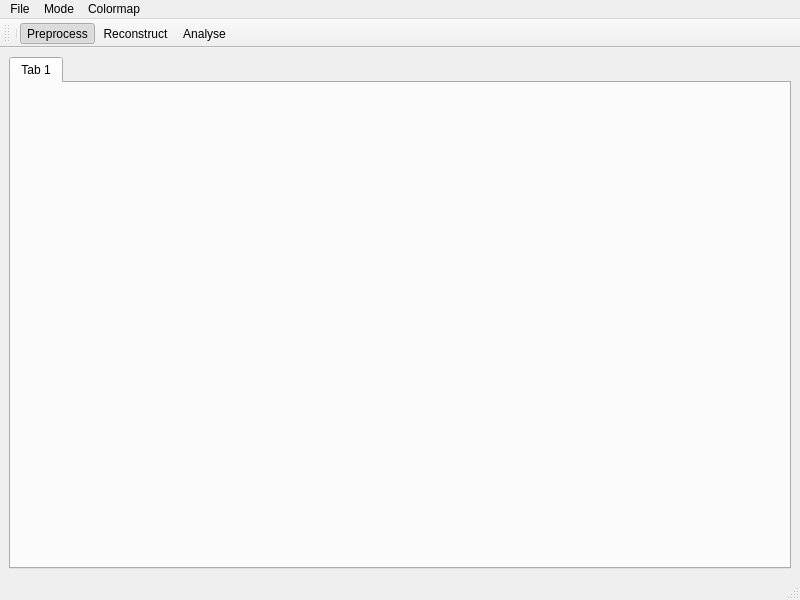
<ui version="4.0" >
 <class>Hawk</class>
 <widget class="QMainWindow" name="Hawk" >
  <property name="geometry" >
   <rect>
    <x>0</x>
    <y>0</y>
    <width>800</width>
    <height>600</height>
   </rect>
  </property>
  <property name="windowTitle" >
   <string>Hawk</string>
  </property>
  <widget class="QWidget" name="centralwidget" >
   <layout class="QVBoxLayout" >
    <item>
     <widget class="QTabWidget" name="workspaceTab" >
      <property name="currentIndex" >
       <number>0</number>
      </property>
      <widget class="QWidget" name="tab" >
       <attribute name="title" >
        <string>Tab 1</string>
       </attribute>
       <layout class="QVBoxLayout" />
      </widget>
     </widget>
    </item>
   </layout>
  </widget>
  <widget class="QMenuBar" name="menubar" >
   <property name="geometry" >
    <rect>
     <x>0</x>
     <y>0</y>
     <width>800</width>
     <height>25</height>
    </rect>
   </property>
   <widget class="QMenu" name="menuFile" >
    <property name="title" >
     <string>File</string>
    </property>
    <addaction name="actionOpen" />
    <addaction name="actionOpen_Project" />
    <addaction name="actionSave_Project" />
    <addaction name="separator" />
    <addaction name="actionExit" />
   </widget>
   <widget class="QMenu" name="menuMode" >
    <property name="title" >
     <string>Mode</string>
    </property>
    <addaction name="actionPreprocess" />
    <addaction name="actionReconstruct" />
    <addaction name="actionAnalyse" />
   </widget>
   <widget class="QMenu" name="menuColormap" >
    <property name="title" >
     <string>Colormap</string>
    </property>
    <addaction name="actionJet" />
    <addaction name="actionGrayscale" />
    <addaction name="actionTraditional" />
   </widget>
   <addaction name="menuFile" />
   <addaction name="menuMode" />
   <addaction name="menuColormap" />
  </widget>
  <widget class="QStatusBar" name="statusbar" />
  <widget class="QToolBar" name="toolBar" >
   <property name="windowTitle" >
    <string>toolBar</string>
   </property>
   <property name="movable" >
    <bool>true</bool>
   </property>
   <property name="allowedAreas" >
    <set>Qt::LeftToolBarArea|Qt::NoToolBarArea|Qt::TopToolBarArea</set>
   </property>
   <attribute name="toolBarArea" >
    <enum>TopToolBarArea</enum>
   </attribute>
   <attribute name="toolBarBreak" >
    <bool>false</bool>
   </attribute>
   <addaction name="separator" />
   <addaction name="actionPreprocess" />
   <addaction name="actionReconstruct" />
   <addaction name="actionAnalyse" />
  </widget>
  <action name="actionOpen" >
   <property name="text" >
    <string>Open Image</string>
   </property>
   <property name="shortcut" >
    <string>Ctrl+O</string>
   </property>
  </action>
  <action name="actionOpen_Project" >
   <property name="text" >
    <string>Open Project</string>
   </property>
  </action>
  <action name="actionSave_Project" >
   <property name="text" >
    <string>Save Project</string>
   </property>
   <property name="shortcut" >
    <string>Ctrl+S</string>
   </property>
  </action>
  <action name="actionExit" >
   <property name="text" >
    <string>Exit</string>
   </property>
  </action>
  <action name="actionPreprocess" >
   <property name="checkable" >
    <bool>true</bool>
   </property>
   <property name="checked" >
    <bool>true</bool>
   </property>
   <property name="icon" >
    <iconset resource="Hawk.qrc" >:/images/32x32/configure.png</iconset>
   </property>
   <property name="text" >
    <string>Preprocess</string>
   </property>
  </action>
  <action name="actionReconstruct" >
   <property name="checkable" >
    <bool>true</bool>
   </property>
   <property name="icon" >
    <iconset resource="Hawk.qrc" >:/images/32x32/exec.png</iconset>
   </property>
   <property name="text" >
    <string>Reconstruct</string>
   </property>
  </action>
  <action name="actionAnalyse" >
   <property name="checkable" >
    <bool>true</bool>
   </property>
   <property name="icon" >
    <iconset resource="Hawk.qrc" >:/images/32x32/viewmag.png</iconset>
   </property>
   <property name="text" >
    <string>Analyse</string>
   </property>
  </action>
  <action name="actionJet" >
   <property name="text" >
    <string>Jet</string>
   </property>
  </action>
  <action name="actionGrayscale" >
   <property name="text" >
    <string>Greyscale</string>
   </property>
  </action>
  <action name="actionTraditional" >
   <property name="text" >
    <string>Traditional</string>
   </property>
  </action>
 </widget>
 <resources/>
 <connections/>
</ui>
